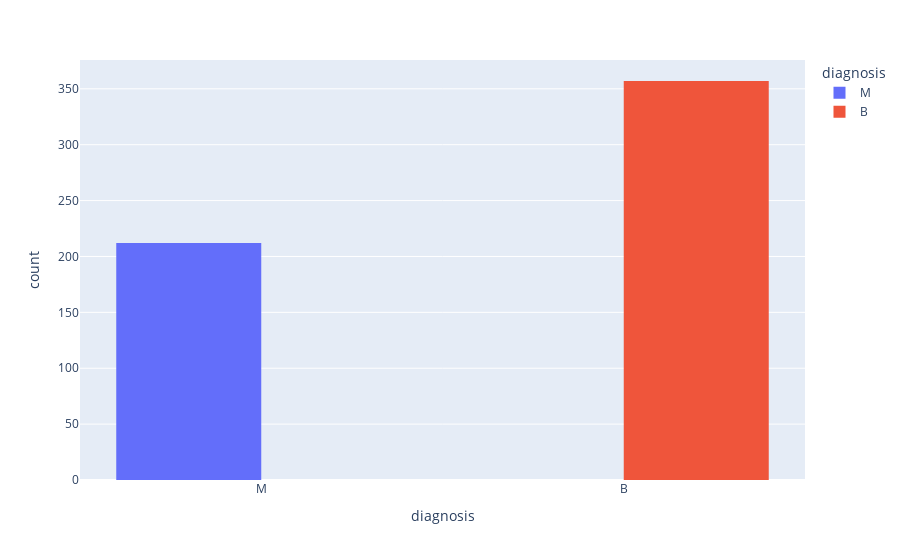

The cell this chart's notebook holds for it:
### Markdown cell above
## Univariate Analysis

### Code cell
fig= px.histogram(df, x='diagnosis',color='diagnosis', barmode='group')
fig.show()

### Figure 1 — Plotly figure (JSON) as saved in the notebook; plotly's stock layout.template omitted (floating-point values rounded to 4 significant figures; data arrays with more than 128 entries replaced by an {"elided": "..."} marker saying what was removed)
{"data": [{"alignmentgroup": "True", "bingroup": "x", "hovertemplate": "diagnosis=%{x}<br>count=%{y}<extra></extra>", "legendgroup": "M", "marker": {"color": "#636efa"}, "name": "M", "offsetgroup": "M", "orientation": "v", "showlegend": true, "type": "histogram", "x": {"elided": "212 str values"}, "xaxis": "x", "yaxis": "y"}, {"alignmentgroup": "True", "bingroup": "x", "hovertemplate": "diagnosis=%{x}<br>count=%{y}<extra></extra>", "legendgroup": "B", "marker": {"color": "#EF553B"}, "name": "B", "offsetgroup": "B", "orientation": "v", "showlegend": true, "type": "histogram", "x": {"elided": "357 str values"}, "xaxis": "x", "yaxis": "y"}], "layout": {"barmode": "group", "legend": {"title": {"text": "diagnosis"}, "tracegroupgap": 0}, "margin": {"t": 60}, "xaxis": {"anchor": "y", "categoryarray": ["M", "B"], "categoryorder": "array", "domain": [0.0, 1.0], "title": {"text": "diagnosis"}}, "yaxis": {"anchor": "x", "domain": [0.0, 1.0], "title": {"text": "count"}}}}
